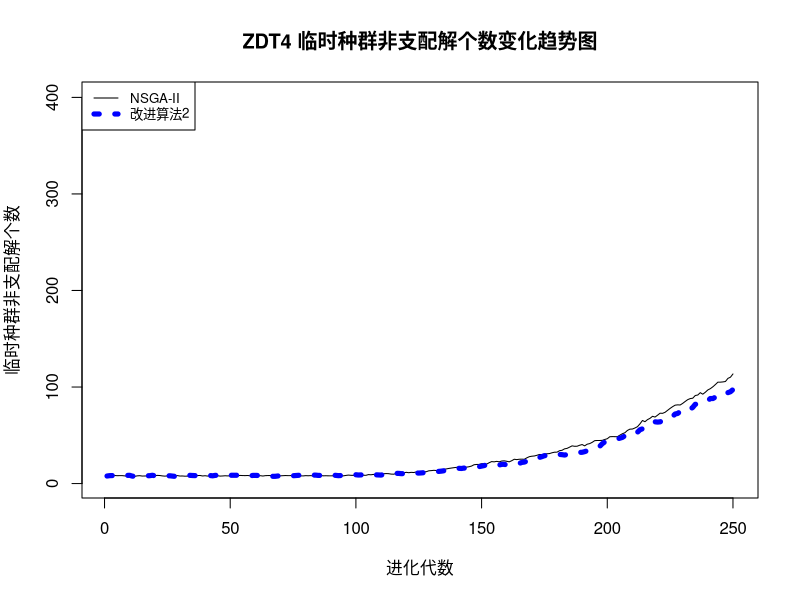

The R script that drew this image:
a<-read.table('a.txt')
#b<-read.table('b.txt')
b<-read.table('b.txt')
#d<-read.table('d.txt')

plot(1:250, a$V1, xlab="进化代数", ylab="临时种群非支配解个数", type="l", xlim=c(1, 250), ylim=c(1, 400), main="ZDT4 临时种群非支配解个数变化趋势图")

#lines(1:500, b$V1, lty=3, lwd=2.5, col="green")
lines(1:250, b$V1, lty=3, lwd=5, col="blue")
#lines(1:500, d$V1, lty=1, lwd=4.5, col="red")

legend.txt<-c("NSGA-II", "改进算法2")
legend("topleft", legend=legend.txt, col=c("black", "blue"), lty=c(1, 4), lwd=c(1,5), bty="o", cex=0.8)

